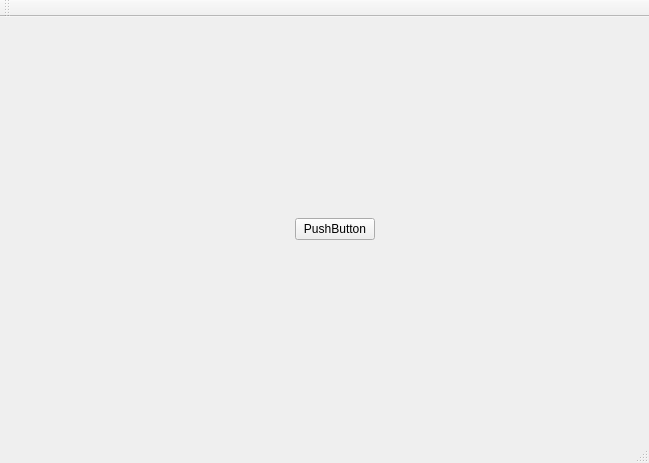
<?xml version="1.0" encoding="UTF-8"?>
<ui version="4.0">
 <class>MainWindow</class>
 <widget class="QMainWindow" name="MainWindow">
  <property name="geometry">
   <rect>
    <x>0</x>
    <y>0</y>
    <width>649</width>
    <height>463</height>
   </rect>
  </property>
  <property name="windowTitle">
   <string>MainWindow</string>
  </property>
  <widget class="QWidget" name="centralWidget">
   <layout class="QHBoxLayout" name="horizontalLayout">
    <item>
     <spacer name="horizontalSpacer">
      <property name="orientation">
       <enum>Qt::Horizontal</enum>
      </property>
      <property name="sizeHint" stdset="0">
       <size>
        <width>264</width>
        <height>20</height>
       </size>
      </property>
     </spacer>
    </item>
    <item>
     <widget class="QPushButton" name="pushButton">
      <property name="text">
       <string>PushButton</string>
      </property>
     </widget>
    </item>
    <item>
     <spacer name="horizontalSpacer_2">
      <property name="orientation">
       <enum>Qt::Horizontal</enum>
      </property>
      <property name="sizeType">
       <enum>QSizePolicy::Fixed</enum>
      </property>
      <property name="sizeHint" stdset="0">
       <size>
        <width>263</width>
        <height>20</height>
       </size>
      </property>
     </spacer>
    </item>
   </layout>
  </widget>
  <widget class="QMenuBar" name="menuBar">
   <property name="geometry">
    <rect>
     <x>0</x>
     <y>0</y>
     <width>649</width>
     <height>22</height>
    </rect>
   </property>
  </widget>
  <widget class="QToolBar" name="mainToolBar">
   <attribute name="toolBarArea">
    <enum>TopToolBarArea</enum>
   </attribute>
   <attribute name="toolBarBreak">
    <bool>false</bool>
   </attribute>
  </widget>
  <widget class="QStatusBar" name="statusBar"/>
 </widget>
 <layoutdefault spacing="6" margin="11"/>
 <resources/>
 <connections/>
</ui>
